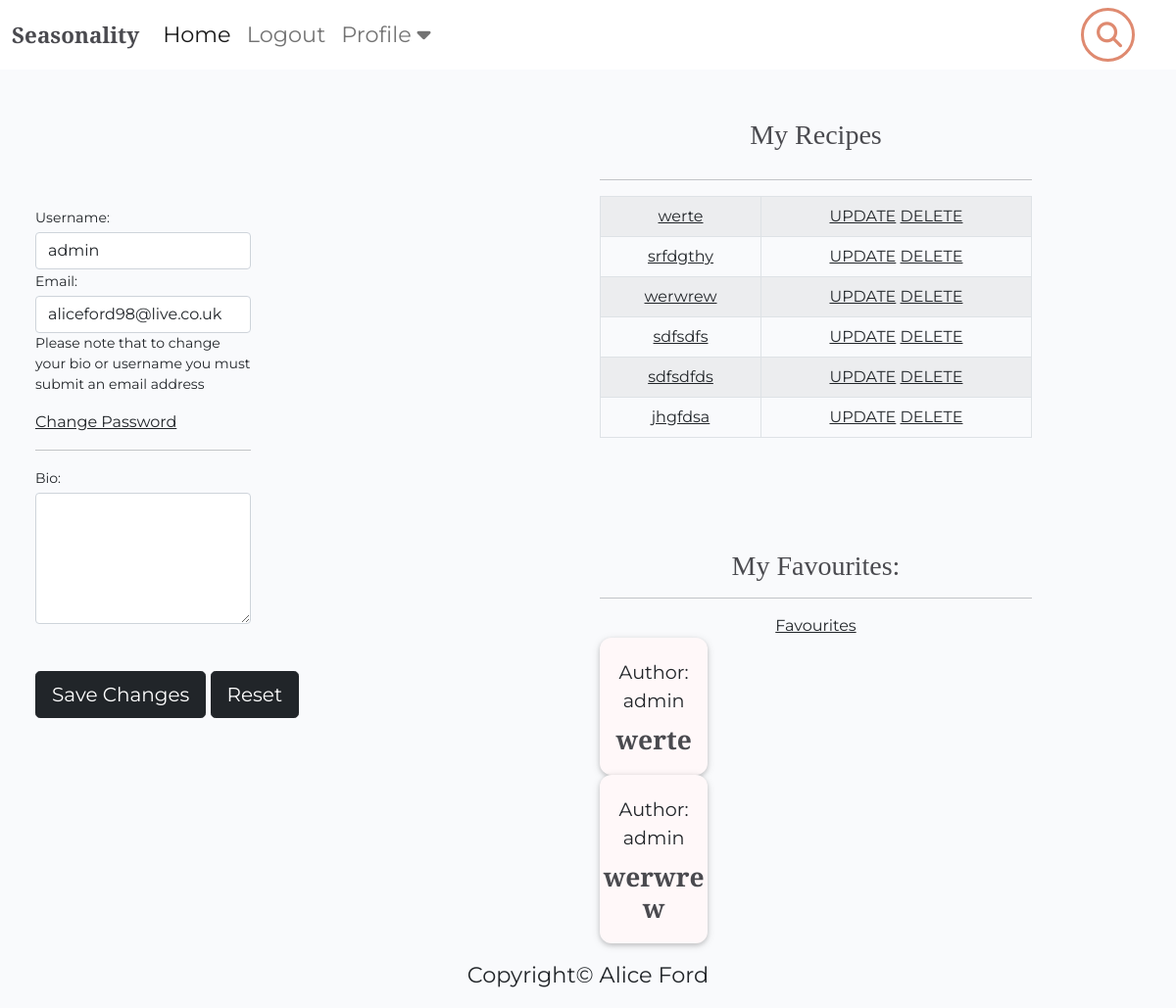
/profile/profiles/profile/ (signed in), run on an earlier commit of the app's database.
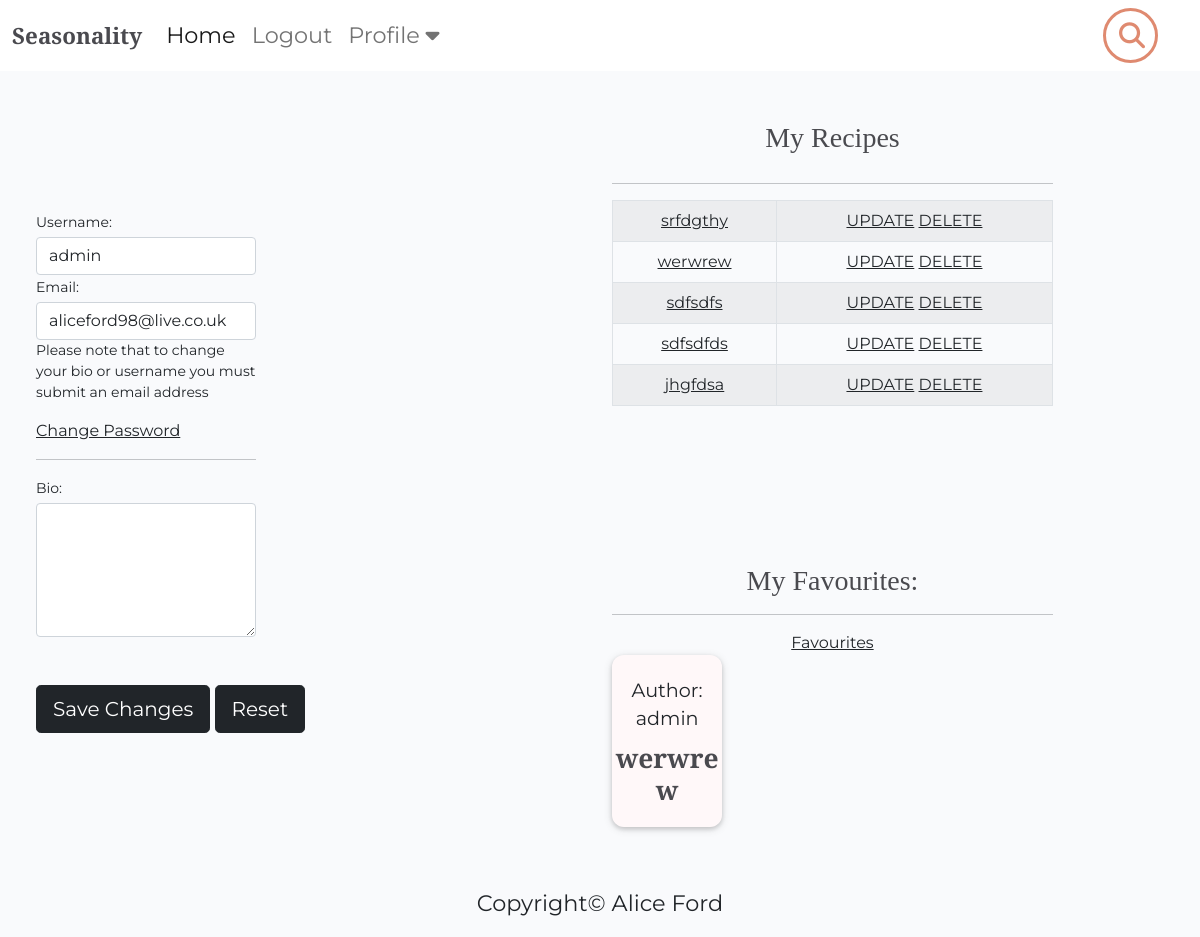
And on a later commit of the database.
### recipebook/models.py (models this page shows, shortened)
class Recipe(models.Model):
    class NewManager(models.Manager):
        def get_queryset(self):
            return super().get_queryset() .filter()
    title = models.CharField(max_length=200, unique=True)
    slug = models.SlugField(max_length=200, unique=True)
    author = models.ForeignKey(
        User, on_delete=models.CASCADE, related_name="recipes"
    )
    diet = models.ForeignKey(
        Diet, on_delete=models.CASCADE, default=True, null=False)
    season = models.ForeignKey(
        Season, on_delete=models.CASCADE, default=True, null=False)
    featured_image = CloudinaryField('image', default='placeholder')
    updated_on = models.DateTimeField(auto_now=True)
    content = models.TextField()
    created_on = models.DateTimeField(auto_now_add=True)
    status = models.IntegerField(choices=STATUS, default=0)
    ingredients = models.TextField(default='placeholder')
    calories = models.IntegerField(default=0)
    fat = models.IntegerField(default=0)
    protein = models.IntegerField(default=0)
    carbs = models.IntegerField(default=0)
    servs = models.IntegerField(default=0)
    favourites = models.ManyToManyField(
        User, related_name='favourite', default=None, blank=True)
    objects = models.Manager()
    newmanager = NewManager()
    class Meta:
        ordering = ["-created_on"]

### profiles/views.py (the view)
# urls.py: path('profiles/profile/', views.profile, name='profile'),
@login_required
def profile(request):
    if request.method == 'POST':
        user_form = UpdateUserForm(request.POST, instance=request.user)
        profile_form = UpdateProfileForm(
            request.POST, request.FILES, instance=request.user.profile)
        if user_form.is_valid() and profile_form.is_valid():
            user_form.save()
            profile_form.save()
            saved = True
            return render(request, 'profile.html', {
                'user_form': user_form,
                'profile_form': profile_form,
                "saved": True
                })
    else:
        user_form = UpdateUserForm(instance=request.user)
        profile_form = UpdateProfileForm(instance=request.user.profile)
        saved = False
    recipes = Recipe.objects.all()
    new = Recipe.newmanager.filter(favourites=request.user)
    return render(request, 'profile.html', {
        'user_form': user_form,
        'profile_form': profile_form,
        "saved": saved,
        "recipes": recipes,
        "new": new
        })

### profiles/forms.py
class UpdateUserForm(forms.ModelForm):
    username = forms.CharField(max_length=100,
                               required=True,
                               widget=forms.TextInput(attrs={'class': 'form-control'}))
    email = forms.EmailField(required=True,
                             widget=forms.TextInput(attrs={'class': 'form-control'}))
    class Meta:
        model = User
        fields = ['username', 'email']

class UpdateProfileForm(forms.ModelForm):
    bio = forms.CharField(widget=forms.Textarea(attrs={'class': 'form-control', 'rows': 5}))
    class Meta:
        model = Profile
        fields = ['bio']

### profiles/templates/profile.html (shortened to what the changed rows need)
{% extends "base/base.html" %}
{% block content %}
<div class="container-fluid">
    <div class="row no-gutter">
        <div class="col-md-6 d-none d-md-flex">
            <div class="row">
                <div class="text-center">
                    <table class="table table-striped table-hover table-bordered">
                        {% for recipe in recipes %}
                        {% if recipe.author.id is user.id %}
                        <tr>
                            <td>
                                <a href="{% url 'recipe_detail' recipe.slug  %}">{{ recipe.title }}</a>
                            </td>
                            {% if user.is_authenticated %}
                            <td class="align-right">
                                <a href="{% url 'update_recipe' recipe.id %}">UPDATE</a>
                                <a href="{% url 'recipe_detail' recipe.slug  %}">DELETE</a>
                                {% endif %}
                                {% endif %}
                                </td>
                            </tr>
                        {% endfor %}
                    </table>
                    <br/></br/>
                </div>
                <div class="text-center">
                    {% for recipe in new %}
                    <div class="col-md-3">
                        <div class="card md-3">
                            <div class="card-body">
                                <div class="image-flash">
                                    <p class="author">Author: {{ recipe.author }}</p>
                                </div>
                            </div>
                            <a href="{% url 'recipe_detail' recipe.slug  %}" class="recipe-link">
                                <h3 class="card-title">{{ recipe.title }}</h3>
                            </a>
                        </div>
                    </div>
                    {% endfor %}
                </div>
            </div>
        </div>
    </div>
</div>
{% endblock %}

What changed in the data, as far as the page shows it:
removed Recipe: title "werte", author "admin"
